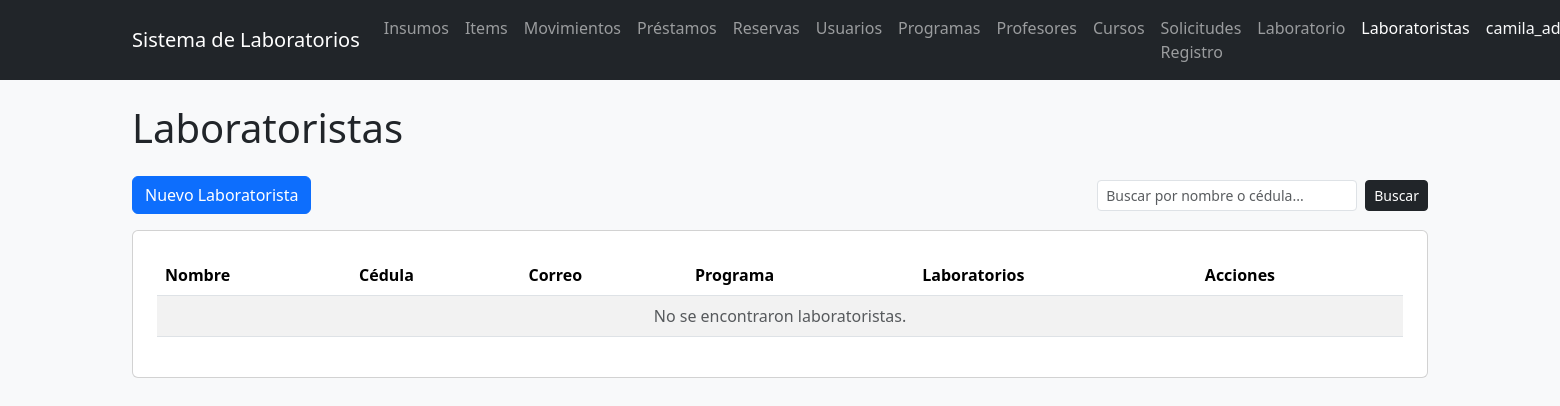
Page /laboratorio/laboratoristas/ (signed in) on the earlier database version.
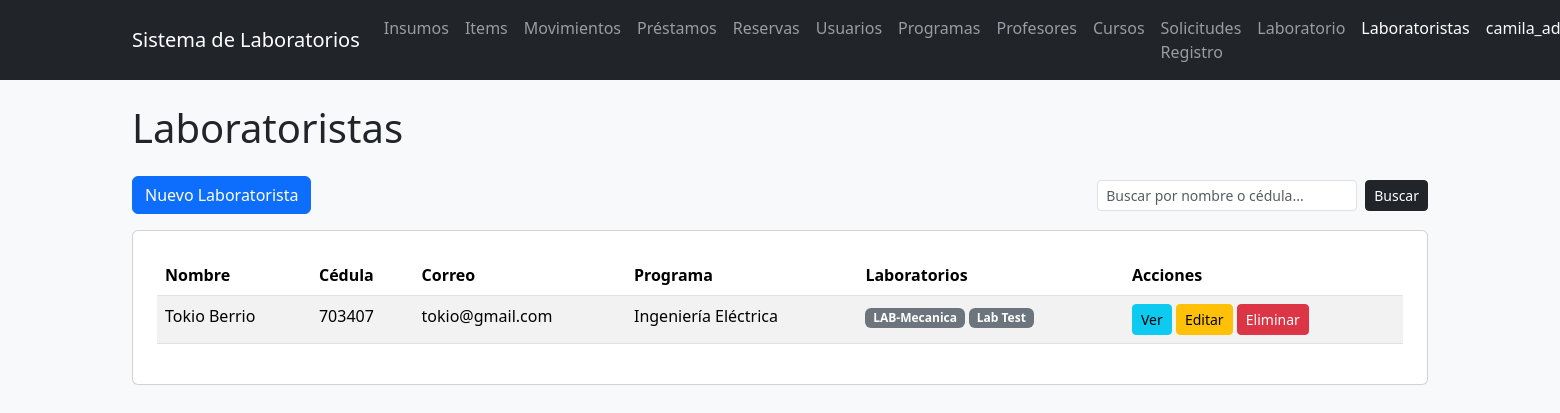
Same page on the later database version.
### laboratorio/models.py (models this page shows, shortened)
class Laboratorista(models.Model):
    RESPONSABILIDADES_CHOICES = [
        ('prestamos',     'Gestión de préstamos'),
        ('atencion',      'Atención a estudiantes y profesores'),
        ('inventario',    'Control de inventario'),
        ('mantenimiento', 'Mantenimiento de equipos'),
        ('apertura',      'Apertura y cierre del laboratorio'),
        ('movimientos',   'Registro de movimientos'),
        ('supervision',   'Supervisión de prácticas'),
    ]
    nombre    = models.CharField(max_length=100)
    apellido  = models.CharField(max_length=100)
    cedula    = models.CharField(max_length=20, unique=True)
    correo    = models.EmailField(blank=True, default='')
    programa  = models.CharField(max_length=200, blank=True, default='')
    responsabilidades = models.JSONField(default=list, blank=True)
    laboratorios = models.ManyToManyField(
        Laboratorio,
        blank=True,
        related_name='laboratoristas',
    )
    activo = models.BooleanField(default=True)
    class Meta:
        ordering = ['apellido', 'nombre']
    def __str__(self):
        return f"{self.nombre} {self.apellido}"

class Laboratorio(models.Model):
    nombre = models.CharField(max_length=100)
    ubicacion = models.CharField(max_length=200)
    encargados = models.ManyToManyField(
        'users.Usuario',
        blank=True,
        limit_choices_to={'rol__nombre': 'Encargado'},
        related_name='laboratorios_asignados',
        verbose_name='Encargados',
    )
    programa = models.CharField(max_length=100, blank=True)

### laboratorio/views.py (the view)
# urls.py: path('laboratoristas/', lista_laboratoristas, name='lista_laboratoristas'),
@rol_requerido('Administrador')
def lista_laboratoristas(request):
    from django.db.models import Q
    q = request.GET.get('q', '').strip()
    qs = Laboratorista.objects.prefetch_related('laboratorios')
    if q:
        qs = qs.filter(
            Q(nombre__icontains=q) |
            Q(apellido__icontains=q) |
            Q(cedula__icontains=q)
        )
    return render(request, 'laboratorio/lista_laboratoristas.html', {
        'laboratoristas': qs,
        'q': q,
    })

### config/context_processors.py (called while the page is built)
def notificaciones_admin(request):
    if not request.user.is_authenticated:
        return {}
    try:
        rol = request.user.rol.nombre
    except Exception:
        return {}
    if rol not in ('Administrador', 'Encargado'):
        return {}
    from solicitudes.models import SolicitudRegistroProfesor, SolicitudRegistroCurso
    return {
        'notif_profesores': SolicitudRegistroProfesor.objects.filter(
            estado='pendiente'
        ).count(),
        'notif_cursos': SolicitudRegistroCurso.objects.filter(
            estado='pendiente',
            solicitud_profesor__estado='aprobada'
        ).count(),
    }

### templates/laboratorio/lista_laboratoristas.html (shortened to what this page needs)
{% extends 'base_general.html' %}
{% block contenido %}
<h1 class="mb-4">Laboratoristas</h1>
<div class="d-flex justify-content-between align-items-center mb-3">
    <a href="/laboratorio/laboratoristas/crear/" class="btn btn-primary">
        Nuevo Laboratorista
    </a>
    <form method="GET" class="d-flex gap-2">
        <input type="text" name="q" value="{{ q }}" class="form-control form-control-sm"
               placeholder="Buscar por nombre o cédula..." style="width:260px;">
        <button type="submit" class="btn btn-dark btn-sm">Buscar</button>
    </form>
</div>
<div class="card p-4">
    <table class="table table-striped">
        <thead>
            <tr>
                <th>Nombre</th>
                <th>Cédula</th>
                <th>Correo</th>
                <th>Programa</th>
                <th>Laboratorios</th>
                <th>Acciones</th>
            </tr>
        </thead>
        <tbody>
            {% for lab in laboratoristas %}
            <tr>
                <td>{{ lab }}</td>
                <td>{{ lab.cedula }}</td>
                <td>{{ lab.correo|default:"—" }}</td>
                <td>{{ lab.programa|default:"—" }}</td>
                <td>
                    {% for l in lab.laboratorios.all %}
                        <span class="badge bg-secondary">{{ l.nombre }}</span>
                    {% empty %}
                        <span class="text-muted">Sin asignar</span>
                    {% endfor %}
                </td>
                <td>
                    <a href="/laboratorio/laboratoristas/{{ lab.id }}/"
                       class="btn btn-info btn-sm">Ver</a>
                    <a href="/laboratorio/laboratoristas/{{ lab.id }}/editar/"
                       class="btn btn-warning btn-sm">Editar</a>
                    <a href="/laboratorio/laboratoristas/{{ lab.id }}/eliminar/"
                       class="btn btn-danger btn-sm">Eliminar</a>
                </td>
            </tr>
            {% empty %}
            <tr>
                <td colspan="6" class="text-center text-muted">
                    No se encontraron laboratoristas.
                </td>
            </tr>
            {% endfor %}
        </tbody>
    </table>
</div>
{% endblock %}

Differences in the rows shown:
added Laboratorista: nombre+apellido "Tokio Berrio", cedula "703407", correo "tokio@gmail.com", programa "Ingeniería Eléctrica"
now on this page (row unchanged): Laboratorio: nombre "LAB-Mecanica"
now on this page (row unchanged): Laboratorio: nombre "Lab Test"
Other differences:
text no longer shown: "No se encontraron laboratoristas."
